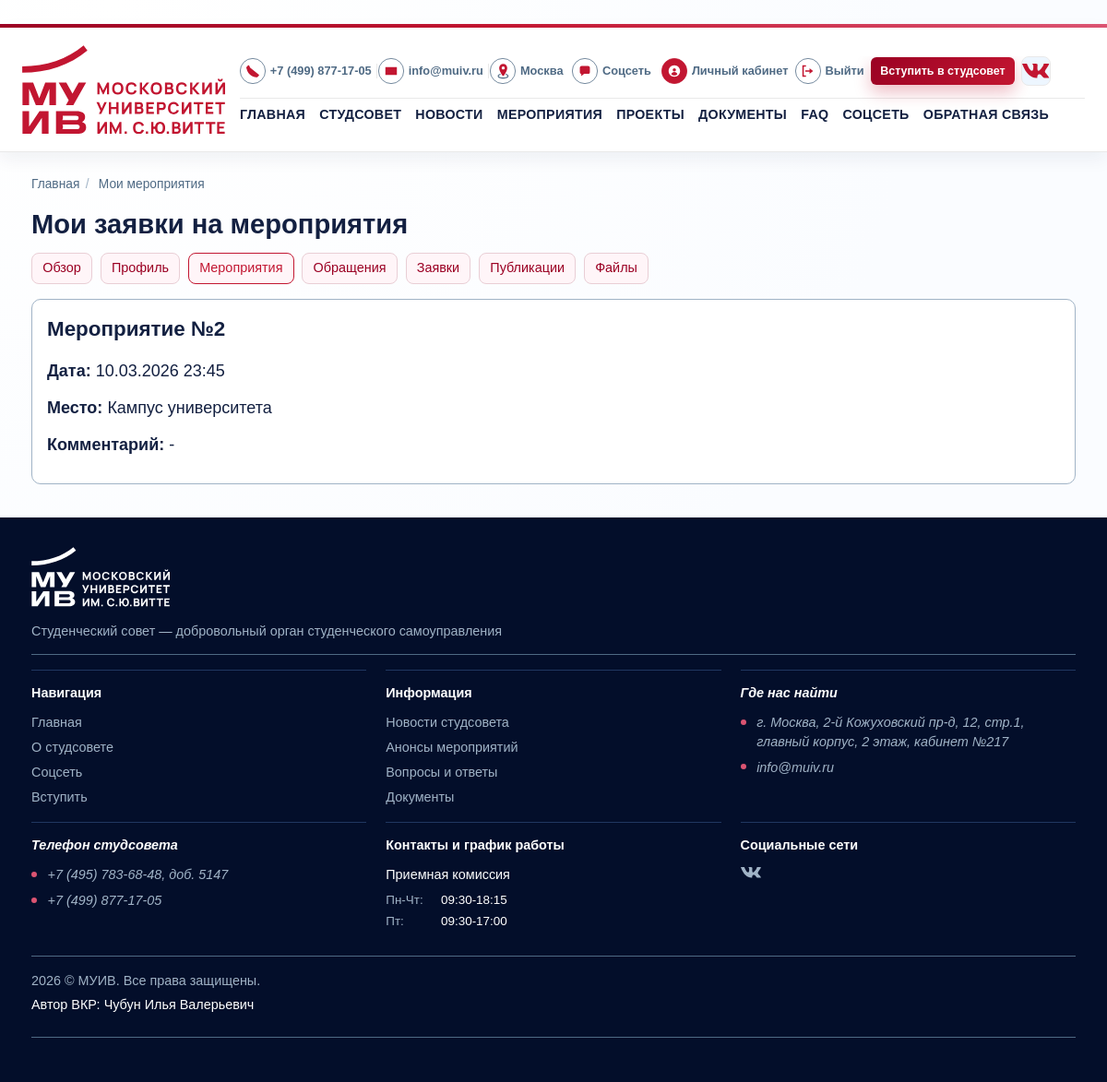
The page /cabinet/events/ (signed in) on the database as committed earlier.
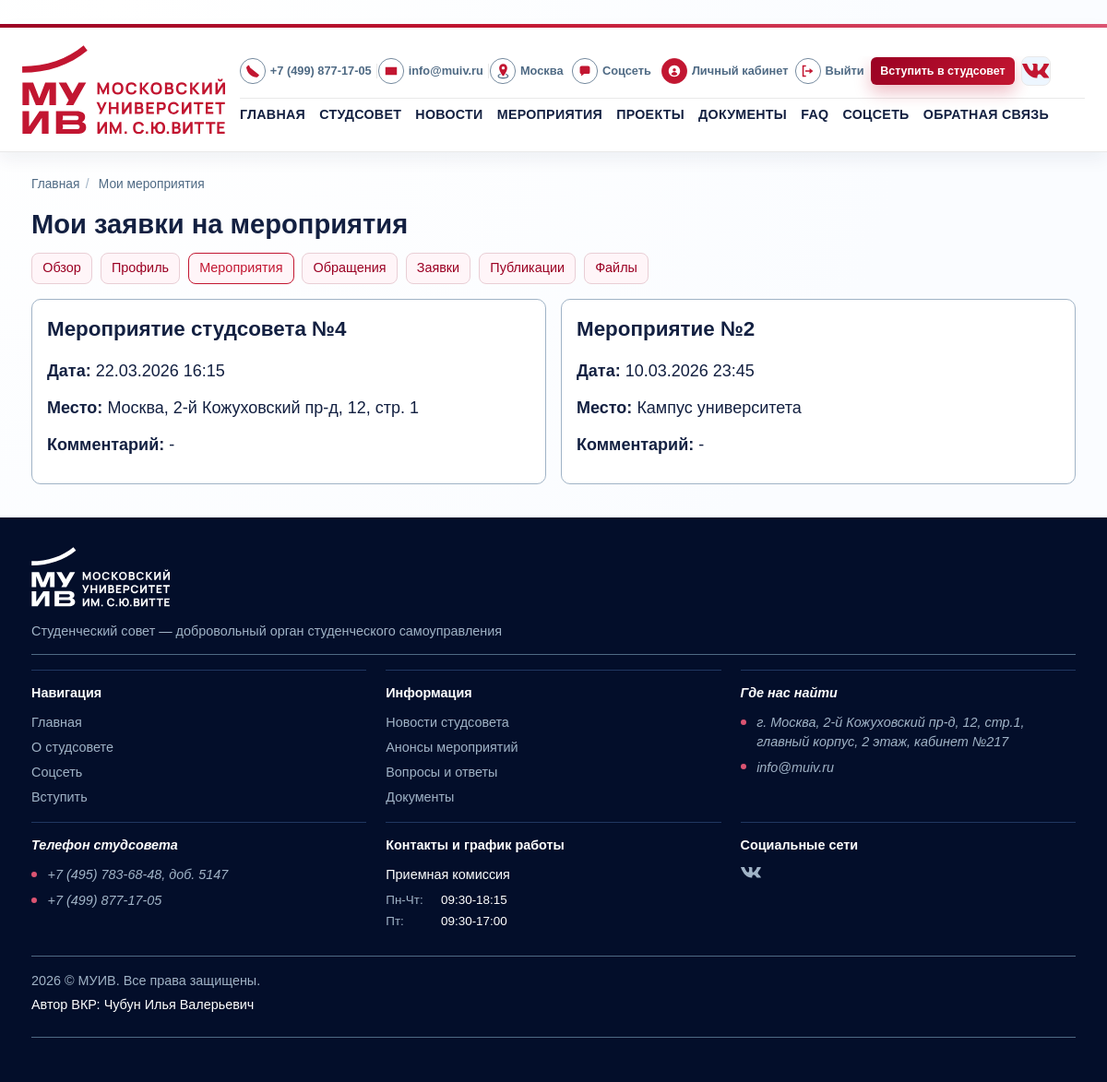
The same page on the database as committed later.
### core/models.py (models this page shows, shortened)
class TimestampedModel(models.Model):
    created_at = models.DateTimeField(auto_now_add=True)
    updated_at = models.DateTimeField(auto_now=True)
    class Meta:
        abstract = True

class EventRegistration(TimestampedModel):
    user = models.ForeignKey(settings.AUTH_USER_MODEL, on_delete=models.CASCADE)
    event = models.ForeignKey(Event, on_delete=models.CASCADE, related_name="registrations")
    comment = models.CharField(max_length=255, blank=True)
    class Meta:
        unique_together = ("user", "event")
        ordering = ["-created_at"]

class Event(TimestampedModel):
    title = models.CharField(max_length=200)
    description = models.TextField()
    short_description = models.CharField(max_length=280)
    location = models.CharField(max_length=200)
    start_at = models.DateTimeField()
    end_at = models.DateTimeField(blank=True, null=True)
    registration_deadline = models.DateTimeField(blank=True, null=True)
    max_participants = models.PositiveIntegerField(blank=True, null=True)
    is_published = models.BooleanField(default=True)
    class Meta:
        ordering = ["start_at"]

### core/views/cabinet_views.py (the view)
# urls.py: path("cabinet/events/", views.my_events, name="my_events"),
@login_required
def my_events(request):
    items = EventRegistration.objects.filter(user=request.user).select_related("event")
    return render(request, "core/my_events.html", {"items": items})

### core/context_processors.py (called while the page is built)
def _resolve_menu(items):
    resolved = []
    for view_name, label in items:
        try:
            url = reverse(view_name)
        except NoReverseMatch:
            continue
        resolved.append({"view_name": view_name, "label": label, "url": url})
    return resolved

### core/permissions.py (called while the page is built)
def get_user_role(user):
    if not user.is_authenticated:
        return None
    profile = getattr(user, "profile", None)
    if profile:
        return profile.role
    return UserProfile.ROLE_STUDENT

def has_any_role(user, *allowed_roles):
    if not user.is_authenticated:
        return False
    if user.is_superuser:
        return True
    return get_user_role(user) in allowed_roles

### templates/core/my_events.html (shortened to what this page needs)
﻿{% extends "base.html" %}
{% block content %}
<h1>Мои заявки на мероприятия</h1>
<nav class="page-nav">
    {% for item in cabinet_menu %}
        <a href="{{ item.url }}" class="{% if request.resolver_match.view_name == item.view_name %}is-active{% endif %}">
            {{ item.label }}
        </a>
    {% endfor %}
</nav>
<div class="card-grid">
    {% for item in items %}
        <article class="card">
            <h2>{{ item.event.title }}</h2>
            <p><strong>Дата:</strong> {{ item.event.start_at|date:"d.m.Y H:i" }}</p>
            <p><strong>Место:</strong> {{ item.event.location }}</p>
            <p><strong>Комментарий:</strong> {{ item.comment|default:"-" }}</p>
        </article>
    {% empty %}
        <article class="card">
            <h2>Заявок пока нет</h2>
            <p>Перейдите в раздел мероприятий и зарегистрируйтесь на интересующие события студсовета.</p>
            <p><a href="{% url 'core:events_list' %}">К мероприятиям</a></p>
        </article>
    {% endfor %}
</div>
{% endblock %}

Rows that differ between the two databases and show on the page:
added EventRegistration: event "Мероприятие студсовета №4", event.start_at "22.03.2026 16:15", event.location "Москва, 2-й Кожуховский пр-д, 12, стр. 1", comment "-"
